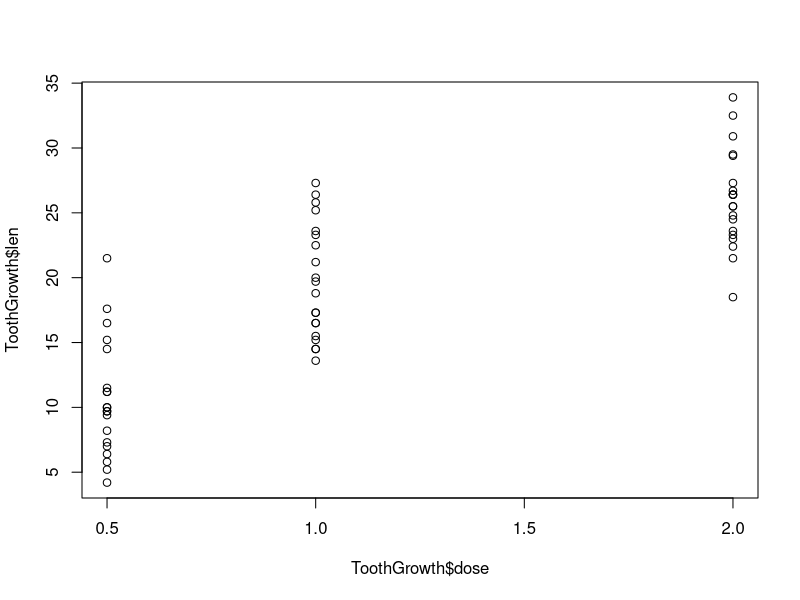
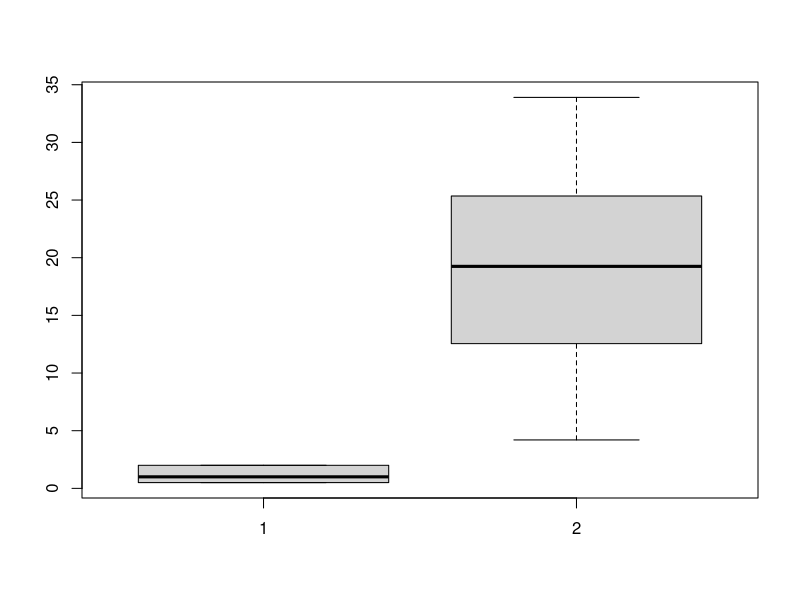
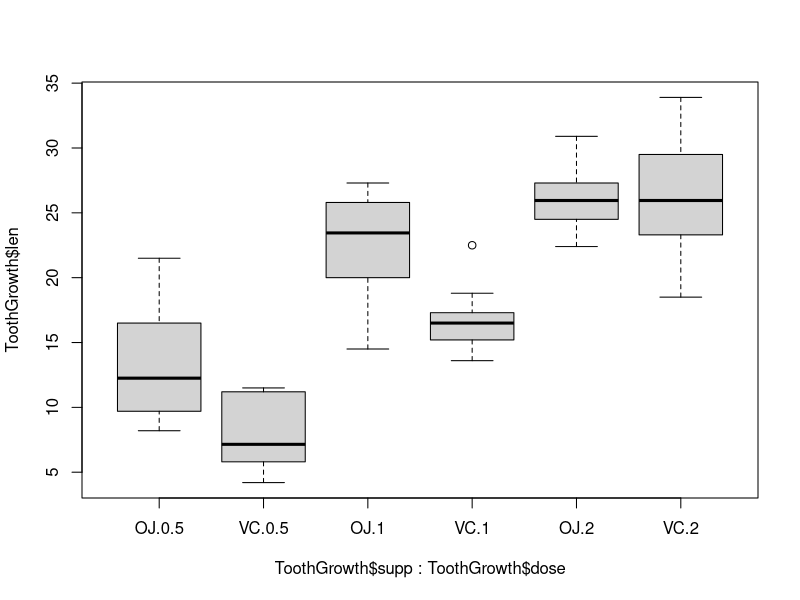

Write the R code that produced these figures, in order.
## ---- chunk 1
knitr::opts_chunk$set(echo = TRUE)
## ---- chunk 2
  data("ToothGrowth")
  ToothGrowth
  help("ToothGrowth")
## ---- chunk 3
  colnames(ToothGrowth)
  row.names(ToothGrowth)
  ToothGrowth[16, ]
  ToothGrowth[ , 3]
  ToothGrowth$dose
  tg_subset <- ToothGrowth[24:48, c(1,3)]
  tg_supp <- ToothGrowth$supp
## ---- chunk 4
  summary(ToothGrowth)
## ---- chunk 5
  table(ToothGrowth$dose)
  table(ToothGrowth$supp, ToothGrowth$dose)
## ---- chunk 6
  plot(ToothGrowth$dose, ToothGrowth$len)
  boxplot(ToothGrowth$dose, ToothGrowth$len)
  boxplot(ToothGrowth$len~ToothGrowth$supp*ToothGrowth$dose)
